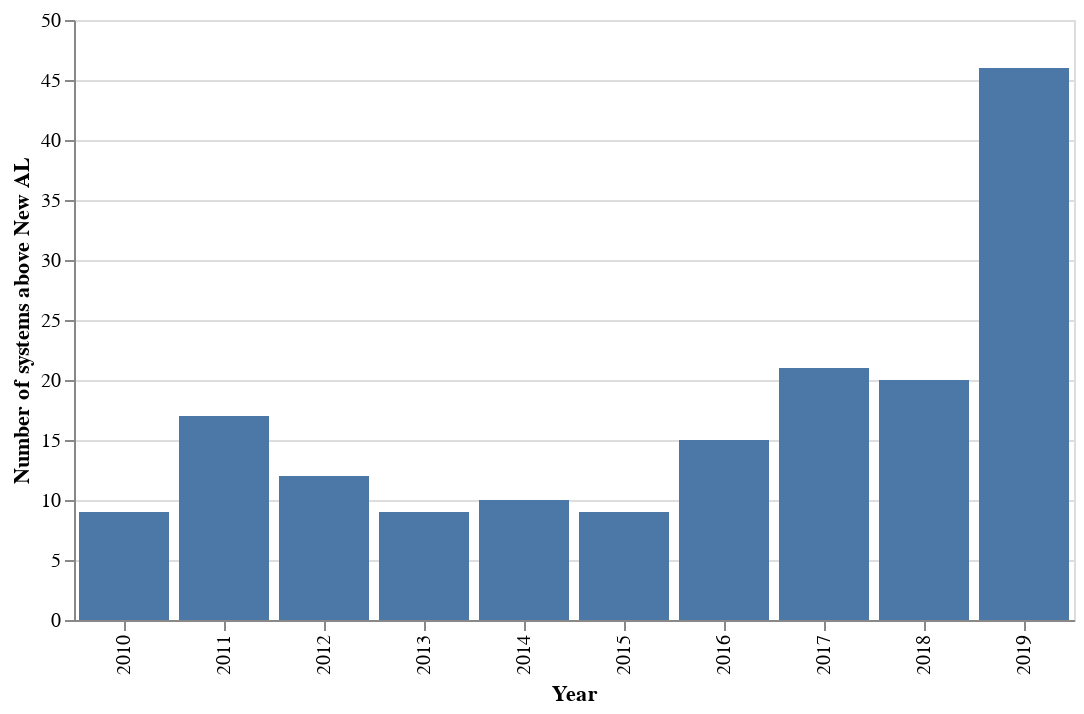

Write notebook code for a chart like this one.
### Markdown cell above
Michigan is lowering the action level to 12 ppb in 2025. Though this change is still five years away, we can get an idea for what might happen when the level is lowered by looking at the number of systems over 12 ppb over the last decade. 

The overall pattern is the same as what we see with the current action level. The number of systems with high lead levels flucuates year to year but more than doubles once fifth liter sampling is implemented.

### Code cell
systems_above_new_al = pd.pivot_table(lead_tests_all_years,
               index='monitoring_period_year',
               values=['90th_percentile'],
               aggfunc = {'90th_percentile': lambda x: (x>=12.5).sum()})['90th_percentile'].reset_index().rename(columns={'90th_percentile':'systems_over_new_al'})

display(systems_above_new_al)

alt.Chart(systems_above_new_al[systems_above_new_al.monitoring_period_year < 2020], width=500).mark_bar().encode(
    x=alt.X('monitoring_period_year:O', title='Year'),
    y=alt.Y('systems_over_new_al:Q', title='Number of systems above New AL')
)

### Figure 1 — Vega-Lite specification as saved in the notebook (floating-point values rounded to 4 significant figures)
{"config": {"view": {"continuousWidth": 400, "continuousHeight": 300}}, "data": {"name": "data-2a2736f652fb7baddbbcf7e1a73edf7a"}, "mark": "bar", "encoding": {"x": {"type": "ordinal", "field": "monitoring_period_year", "title": "Year"}, "y": {"type": "quantitative", "field": "systems_over_new_al", "title": "Number of systems above New AL"}}, "width": 500, "$schema": "https://vega.github.io/schema/vega-lite/v4.8.1.json", "datasets": {"data-2a2736f652fb7baddbbcf7e1a73edf7a": [{"monitoring_period_year": 2010, "systems_over_new_al": 9}, {"monitoring_period_year": 2011, "systems_over_new_al": 17}, {"monitoring_period_year": 2012, "systems_over_new_al": 12}, {"monitoring_period_year": 2013, "systems_over_new_al": 9}, {"monitoring_period_year": 2014, "systems_over_new_al": 10}, {"monitoring_period_year": 2015, "systems_over_new_al": 9}, {"monitoring_period_year": 2016, "systems_over_new_al": 15}, {"monitoring_period_year": 2017, "systems_over_new_al": 21}, {"monitoring_period_year": 2018, "systems_over_new_al": 20}, {"monitoring_period_year": 2019, "systems_over_new_al": 46}]}}
